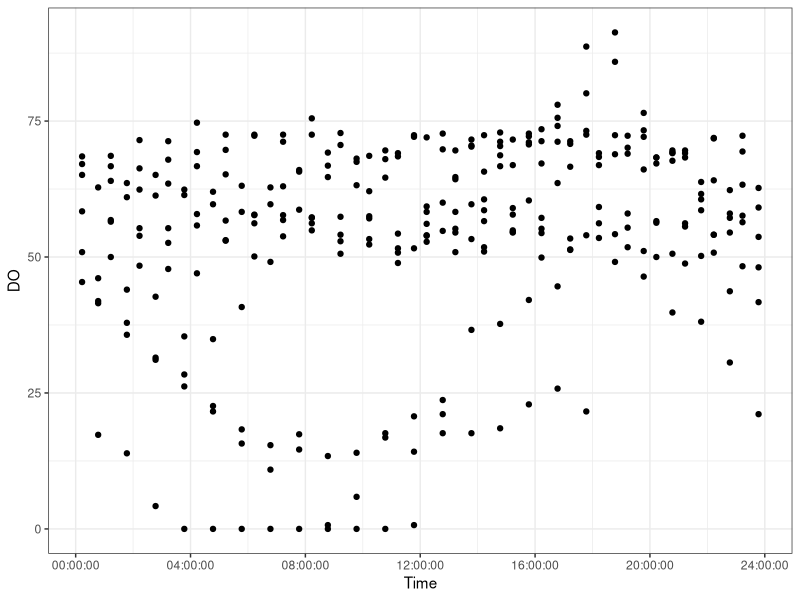

R code for this plot: (Note: this script raises an error after producing the figure.)
## ---- chunk 1
rm (list = ls())
library(tidyverse)
library(here)
library(ggfortify)
library(multcomp)
## ---- chunk 2
WC<- read.csv(here("data", "CAPDAP_WC_4Analysis.csv"))
## ---- chunk 3
WC$Site_Type <- as.factor(WC$Site_Type)
WC$Date<-ymd(WC$Date)
WC$Time<-hms(WC$Time)
## ---- chunk 4
ggplot(WC,aes(x=Time,y=DO))+
  geom_point()+
  scale_x_time()+
  theme_bw()
## ---- chunk 5
?ts()
## ---- chunk 6
DF<-as.ts(WC)
View(DF)
## ---- chunk 7
WC2<-WC%>%
    mutate(
      Time=NULL,
      Temperature=NULL,
      Site_Num = NULL,
      Site_Type=NULL,
      Date=NULL,
      Temperature_C=NULL,
      pH=NULL,
      Conductivity=NULL,
      Dissolved_Oxygen_Volume=NULL,
      Chlorophyll=NULL)
DF<-as.ts(WC2)
View(DF)
## ---- chunk 8
plot.ts(DF)
## ---- chunk 9
WC3<-WC%>%
    mutate(
      Time=NULL,
      Temperature=NULL,
      Site_Num = NULL,
      Site_Type=NULL,
      Date=NULL,
      Temperature_C=NULL,
      pH=NULL,
      Conductivity=NULL,
      Dissolved_Oxygen_Volume=NULL,
      Chlorophyll=NULL,
      MDY_HMS=NULL)
DF<-as.ts(WC3)
plot.ts(DF)
## ---- chunk 10
ggplot(WC,aes(x=Time,y=DO, colour = Site_Type))+
  geom_point()+
  ggtitle("Comparing Time and DO in Water Chestnut")+
  labs(x = "Time from 07/08/2024 to 07/14/2024", y = "Dissolved Oxygen Saturation (%)")+
  theme_bw()+
  theme(
    axis.title.x=element_text(colour="blue", size=rel(1)), # adjust colour and size of x-axis title
    axis.title.y=element_text(colour="darkgreen", size=rel(1)), # adjust colour and size of x-axis title
    scale_colour_manual(values=c(Green="green", Red="red")) # customizes colors to each group wiht layering
 )
## ---- chunk 11
WC$MDY_HMS[1]
WC$MDY_HMS[nrow(WC)]
WCTS <- ts(ts=WC$dateTime, start=WC$MDY_HMS[1], end=WC$MDY_HMS[nrow(WC)])
## ---- chunk 12
firstHour <- 24*(as.Date("2024-07-08 12:47:00")-as.Date("2024-07-14 04:13:25"))
tt <- ts(WC$MDY_HMS,start=c(2024,firstHour),frequency=24*365)
View(tt)
## ---- chunk 13
plot.ts(tt)
## ---- chunk 14
library(xts)
library(zoo)
WCcopy<- WC
WCcopy$Date1 <- as.POSIXct(paste(WC$Date, WC$Time))
View(WCcopy)
## ---- chunk 15
?read.zoo()
## if you have a file input replace text= by filename
x.zoo <- read.zoo(here("data", "CAPDAP_WC_4Analysis.csv"),tz="",)

as.ts(x.zoo)
## ---- chunk 16
WC2<-WC%>%
    mutate(
      Time=NULL,
      Temperature=NULL,
      Site_Num = NULL,
      Site_Type=NULL,
      Date=NULL,
      Temperature_C=NULL,
      pH=NULL,
      Conductivity=NULL,
      Dissolved_Oxygen_Volume=NULL,
      Chlorophyll=NULL)
View(WC2)

wc.mat <- xtabs(cbind(WC2$DO, WC$MDY_HMS), data = WC2)
wc.mat
?xtabs()
?cbind()
